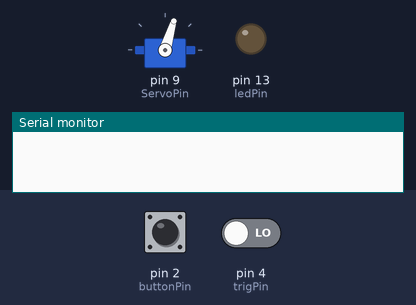
Recording of a sketch running on a simulated Arduino Uno, built with avr-gcc and run on an emulated ATmega328P. On the bench: servo, output pins drawn as LEDs (lit = HIGH), the last lines printed to the serial monitor. The test bench sets the inputs (shaded band); at power-on: pin 2 (buttonPin) LOW, pin 4 (trigPin) LOW. Random numbers use the default seed unless the sketch sets one.

Above: at 2.7 s.
2.8 s: pin 2 (buttonPin) pulled HIGH for 0.15 s
5.9 s: pin 2 (buttonPin) pulled HIGH for 1 s
At 7.5 s:
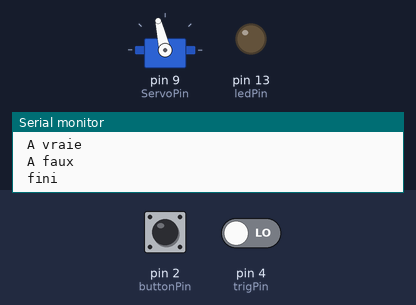
8.4 s: pin 4 (trigPin) driven HIGH
At 9.2 s:
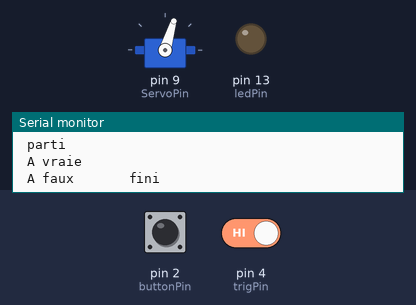
11.4 s: pin 4 (trigPin) driven LOW
12.9 s: pin 2 (buttonPin) pulled HIGH for 3.2 s
At 15.3 s:
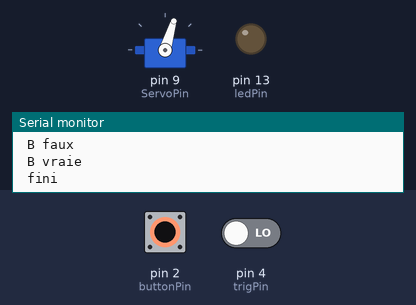
Timing chart, 0 to 20.1 s (numbered marks = the images above; inputs shaded):
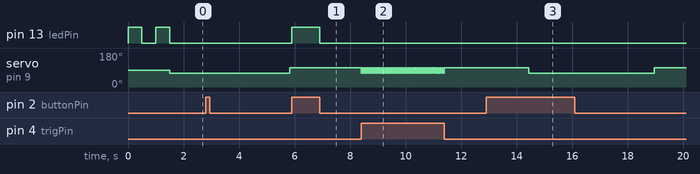

Measured:
- after the input at 2.8 s, servo on pin 9 (ServoPin): 73° → 103° after 3.0 s
- after the input at 5.9 s, pin 13 (ledPin): LOW → HIGH at once, → LOW 1.0 s later
- after the input at 8.4 s, servo on pin 9 (ServoPin): alternates 103° for 0.04 s and 73° for 0.04 s, starting at once
- after the input at 12.9 s, servo on pin 9 (ServoPin): 103° → 73° after 1.5 s, → 103° 4.5 s later

The sketch:

jimiv3.ino
```cpp
#include <Servo.h>


// Déclaration des ports (pins) des entrées sorties
const int buttonPin = 2;
const int trigPin = 4;
const int ledPin =  13;
const int ServoPin = 9;
//delai en ms ajouté à la fin de la boucle pour éviter de rendre fou l'arduino
const int delai = 20;

//Débatement: Angle parcouru pour chaque coup de médiator
const int debatement = 15;
//tempo en ms
const int tempo = 1500;
const int positionCorde = 88;


// Initialisation des entrées sorties
int positionServo;
int buttonState = LOW;
int trigState = LOW;
int potarActuel;
int potarPreced;
int randNumber;
//temps écoulé depuis l'allumage de l'arduino
long temps = 0;
// buttonStatePreced est la valeur binaire du bouton à la boucle précédente
bool buttonStatePreced = false;
bool sequenceState = false;
bool allerretour=true;
// création de l'objet moteur
Servo moteur;

void coupdemediator()
{
  if (allerretour == true) {
       Serial.print("\n A vraie");
       digitalWrite(ledPin, HIGH);

        positionServo = min(positionCorde+debatement,180);
        moteur.write(positionServo);

        allerretour = false;
        Serial.print("\n A faux");
        digitalWrite(ledPin, LOW);

      }

  else {
    Serial.print("\n B faux");
        digitalWrite(ledPin, HIGH);
        positionServo = max(positionCorde-debatement,0);
        moteur.write(positionServo);
        allerretour = true;
       Serial.print("\n B vraie");
        digitalWrite(ledPin, LOW);

      }
}


//Proframme d'intialisation (lu une fois au démarage et si on appuie sur reset)
void setup() {


  //déclaration des entrées sorties
  pinMode(buttonPin, INPUT);
  pinMode(trigPin, INPUT);
  pinMode(ledPin, OUTPUT);
  moteur.attach(ServoPin);

  //La LED clignote 2 fois à l'initialisation
  digitalWrite(ledPin, HIGH);
  delay(500);
  digitalWrite(ledPin, LOW);
  delay(500);
  digitalWrite(ledPin, HIGH);
  delay(500);
  digitalWrite(ledPin, LOW);

  //On acquiert la valeur du potar
  potarActuel = analogRead(A0);
  potarPreced=potarActuel;
  //On initialise la position du moteur à la position initiale du potar
  positionServo = positionCorde-debatement;
  moteur.write(positionServo);
  // On initialise la graine du générateur de nombres aleatoires en mesurant le bruit d'une entrée vide, ici A1
  randomSeed(analogRead(A1));

  Serial.begin(9600);


}

void loop() {
 /* Affichage moniteur série pour débuggage
 Serial.print("\n potarActuel ");
    Serial.print(potarActuel);
  Serial.print(allerretour);*/

  /////////////////////////////////////////////REGLAGE MOTEUR PAR POTAR///////////////////////////////////
  /*
  //lire valeur potentiometre
  potarActuel = analogRead(A0);
  //si ecart suffisant bouger moteur en fctn de potentiometre

  if(abs(potarActuel-potarPreced)>10)
  {
   positionServo = map(potarActuel, 0, 1023, 0, 180);
   moteur.write(positionServo);
   potarPreced=potarActuel;
    }
    */
////////////////////////////////////////////SEQUENCES IMPRO //////////////////////////////////////////////

  // lire l'etat du bouton:
  buttonState = digitalRead(buttonPin);
  //Activer séquence et allumer led si bouton appuye et bouton précédent pas appuyé:
  if ((buttonState == HIGH) && (buttonStatePreced == false)) {
    // turn LED on:
    digitalWrite(ledPin, HIGH);
    buttonStatePreced = true;
    //Activer ou désactiver séquence
    sequenceState = !sequenceState;
  }

  // Sinon:
  else {
    //Si bouton pas appuyé
    if (buttonState == LOW){

    // turn LED off:
    digitalWrite(ledPin, LOW);
    buttonStatePreced = false;
        }
      }
   if (sequenceState == true) {
     //générer un nombre aléatoire 0, 1 ou 2: 0 Jimi ne joue pas, 1 il joue une note, 2 il joue un aller retour
     randNumber = random(3);
     // on regarde le temps auquel on déclenche le moteur du médiator
     if ((millis()-temps) >= tempo) {
       temps = millis();
       if (randNumber == 1){
         Serial.print("\n parti");
         coupdemediator();
         Serial.print("\n fini");
       }
       if (randNumber == 2){
        Serial.print("\n parti");
          coupdemediator ();
          Serial.print("\n fini");
          delay(1);
          Serial.print("\n parti");
          coupdemediator ();
          Serial.print("\n fini");
        }
     }
   }

////////////////////////////////////////////////////////// TRIG /////////////////////////////////////////////////////////
  // lire l'etat du trig:
  trigState = digitalRead(trigPin);
  //jouer un coup de mediator si trig recu
  if (trigState == HIGH) {
    Serial.print("\n parti");
    coupdemediator();
   Serial.print("       fini");
  }

  delay(delai);
}
```
